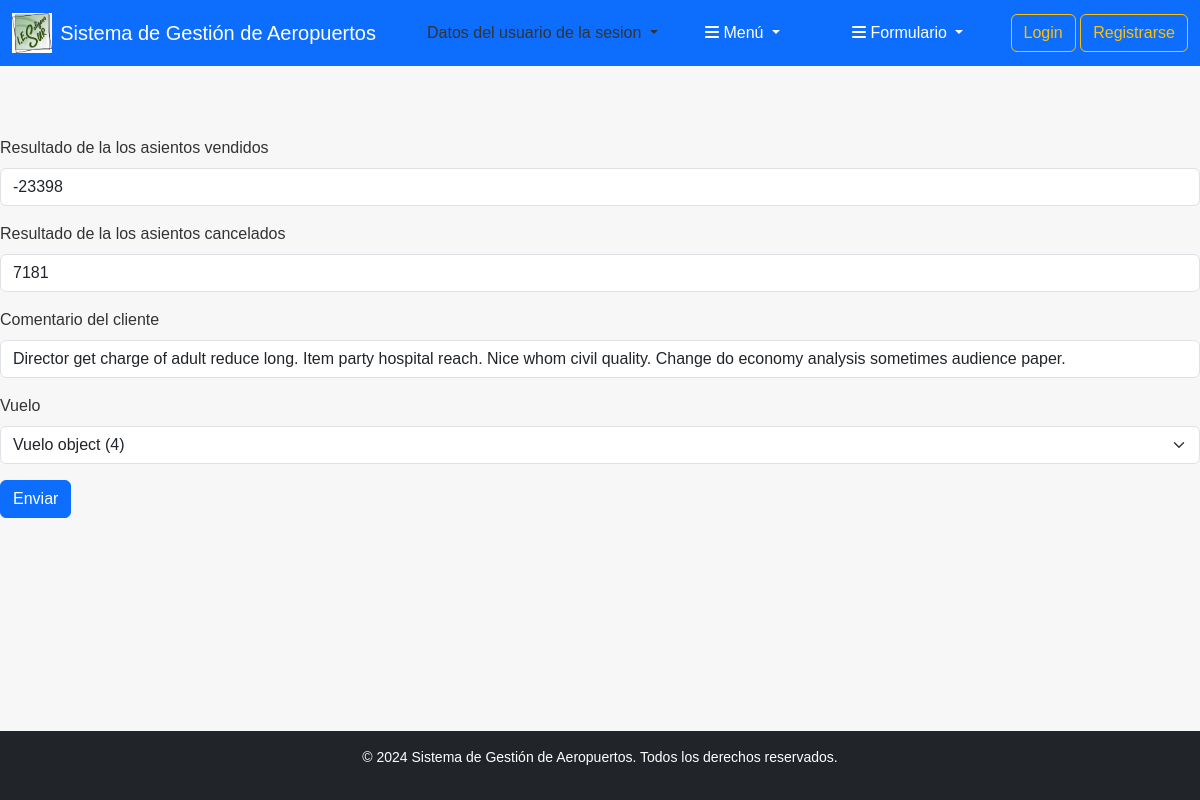
The page /estadisticasvuelo/modificar/1 on the database its author committed.
### apaeropuerto/models.py (models this page shows)
class EstadisticasVuelo(models.Model):
    fecha_estadisticas = models.DateField(auto_now_add=True)  # Fecha en que se registraron las estadísticas
    numero_asientos_vendidos = models.IntegerField(default=0)
    numero_cancelaciones = models.IntegerField(default=0)
    feedback_pasajeros = models.TextField(blank=True)
    vuelo = models.OneToOneField(Vuelo, on_delete=models.CASCADE, related_name='vuelo_datos') #OneToOne

### apaeropuerto/views.py (the view, shortened to what this page needs)
# urls.py: path('estadisticasvuelo/modificar/<int:estadisticas_id>',views.Estadisticas_modificar,name='Estadisticas_modificar'),
def Estadisticas_modificar(request,estadisticas_id):
    estadisticas = EstadisticasVuelo.objects.get(id=estadisticas_id)
    datosFormulario = None
    if request.method == "POST":
        datosFormulario = request.POST
    formulario = estadisticasvueloform(datosFormulario,instance = estadisticas)
    return render(request, 'Formularios/Estadisticas_vuelo/modificar.html',{"formulario":formulario,"estadisticas":estadisticas})

### apaeropuerto/forms.py (shortened to what this page needs)
class estadisticasvueloform(ModelForm):
    class Meta:
        model=EstadisticasVuelo
        fields='__all__'
        labels= {
            "fecha_estadisticas" : ("Fecha de la estadistica"),
            "numero_asientos_vendidos" : ("Resultado de la los asientos vendidos"),
            "numero_cancelaciones" : ("Resultado de la los asientos cancelados"),
            "feedback_pasajeros" : ("Comentario del cliente"),
        }
        widgets = {
            "fecha_estadisticas" : forms.SelectDateWidget(),
            "numero_asientos_vendidos" : forms.NumberInput(),
            "numero_cancelaciones" : forms.NumberInput(),
            "feedback_pasajeros":forms.TextInput(),
        }

### apaeropuerto/templates/Formularios/Estadisticas_vuelo/modificar.html (shortened to what this page needs)
{% extends "Principal.html" %}
{% block contenido %}
{% load django_bootstrap5 %}
<form action = "{% url 'Estadisticas_modificar' estadisticas.id %}" method = "post">
    {% load django_bootstrap5 %}
    {% bootstrap_form formulario %}
    {% bootstrap_button "Enviar" button_type="submit" button_class="btn-primary" %}
</form>
{% endblock %}

### apaeropuerto/static/css/estilos.css (style rules this page uses)
html, body { margin: 0; padding: 0; min-height: 100%; display: flex; flex-direction: column; }
body { font-family: Arial, sans-serif; background-color: #f7f7f7; color: #333; flex: 1; }

### rows shown on the page
EstadisticasVuelo: numero_asientos_vendidos "-23398", numero_cancelaciones "7181", feedback_pasajeros "Director get charge of adult reduce long. Item party hospital reach. Nice whom civil quality. Change do economy analysis sometimes audience paper.", vuelo "Vuelo object (4)"
